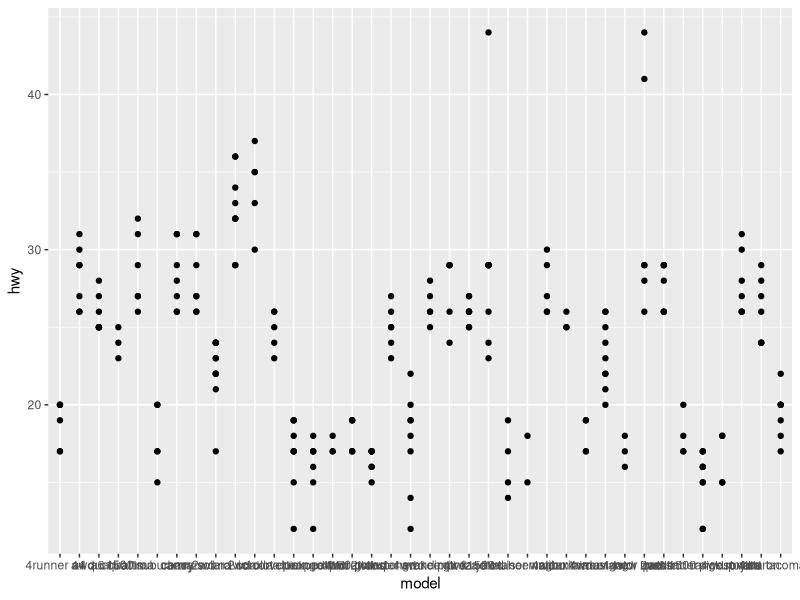

The R script that drew this image:
## ---- chunk 1
library(tidyverse)
#mpg is a package under tidyverse
## ---- chunk 2
#I am curious about model vs highway milage
#loading tidyverse and mpg
library(tidyverse)
## ---- chunk 3
#viewing mpg data
head(mpg)



## ---- chunk 4
ggplot(data = mpg) + geom_point(mapping = aes(x = model, y = hwy))
#important note: x axis is a bit clustered... Will need to learn how to edit this problem.
# I was trying to view which model had the best highway mileage, and view trends to see if a particular maker had the best highway mileage
